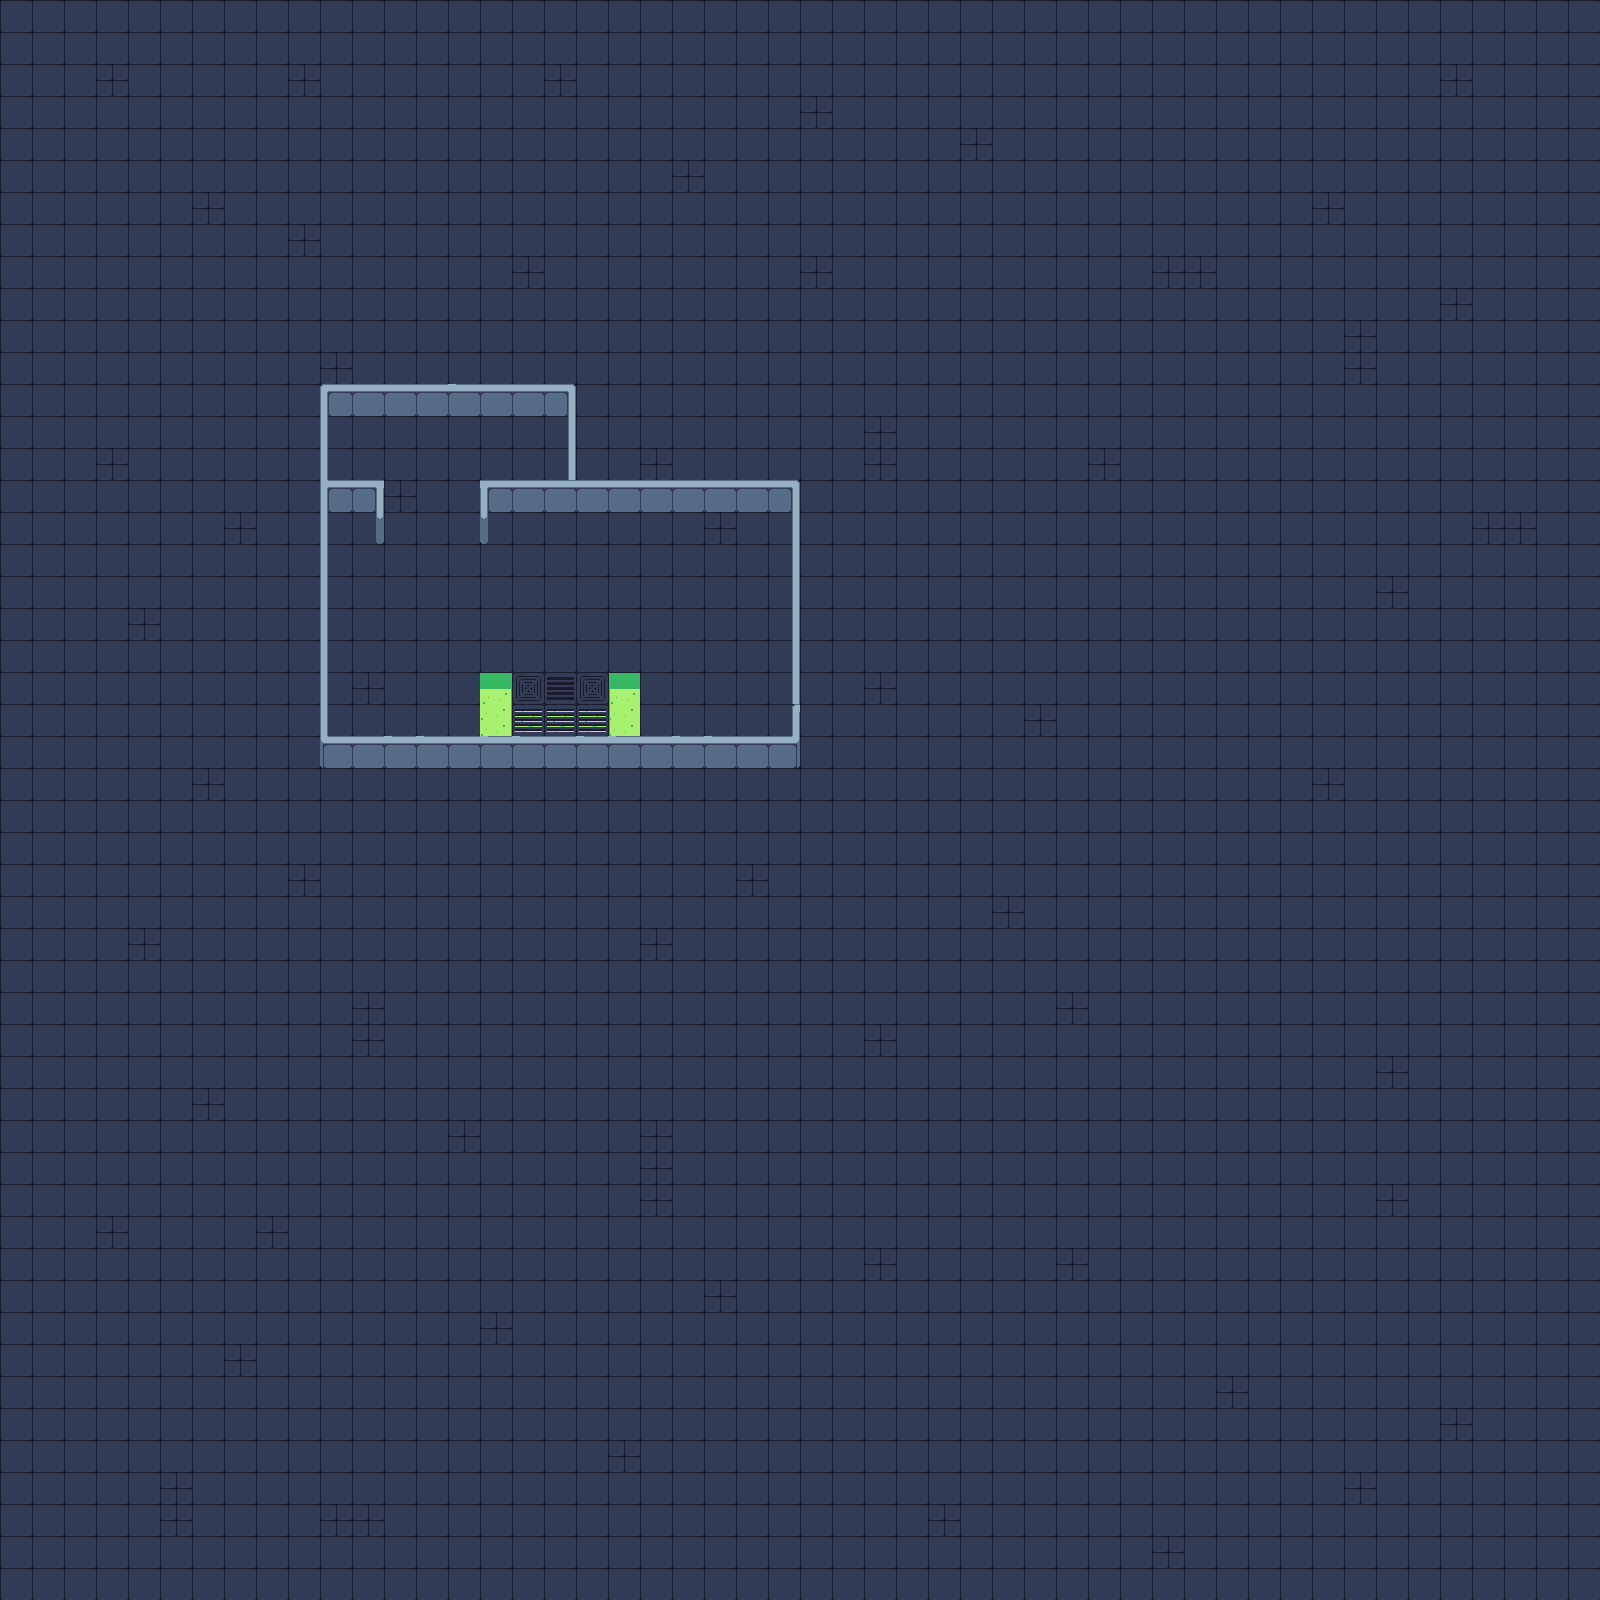

Rendered tile map (Tiled .tmx) drawn with the repository's tilesets; below, a short description and the map source with its tile grids summarised:
An orthogonal 50x50 tile map with 32x32 px tiles, 3 tile layers (Tile Layer 1, Tile Layer 2, Tile Layer 3), 2 tilesets.

<map version="1.10" tiledversion="1.11.0" orientation="orthogonal" renderorder="right-down" width="50" height="50" tilewidth="32" tileheight="32" infinite="0" nextlayerid="6" nextobjectid="1">
 <tileset firstgid="1" name="tileset x1" tilewidth="32" tileheight="32" tilecount="851" columns="37">
  <image source="tileset x1.png" width="1184" height="736" />
 </tileset>
 <tileset firstgid="852" name="props and items x3" tilewidth="32" tileheight="32" tilecount="4752" columns="72">
  <image source="props and items x3.png" width="2304" height="2112" />
 </tileset>
 <layer id="1" name="Tile Layer 1" width="50" height="50">
  <data>[2500 cells, 2500 non-empty, 9 distinct tile ids]</data>
 </layer>
 <layer id="4" name="Tile Layer 2" width="50" height="50">
  <data>[2500 cells, 58 non-empty, 18 distinct tile ids]</data>
 </layer>
 <layer id="5" name="Tile Layer 3" width="50" height="50">
  <data>[2500 cells, 0 non-empty, 0 distinct tile ids]</data>
 </layer>
</map>
